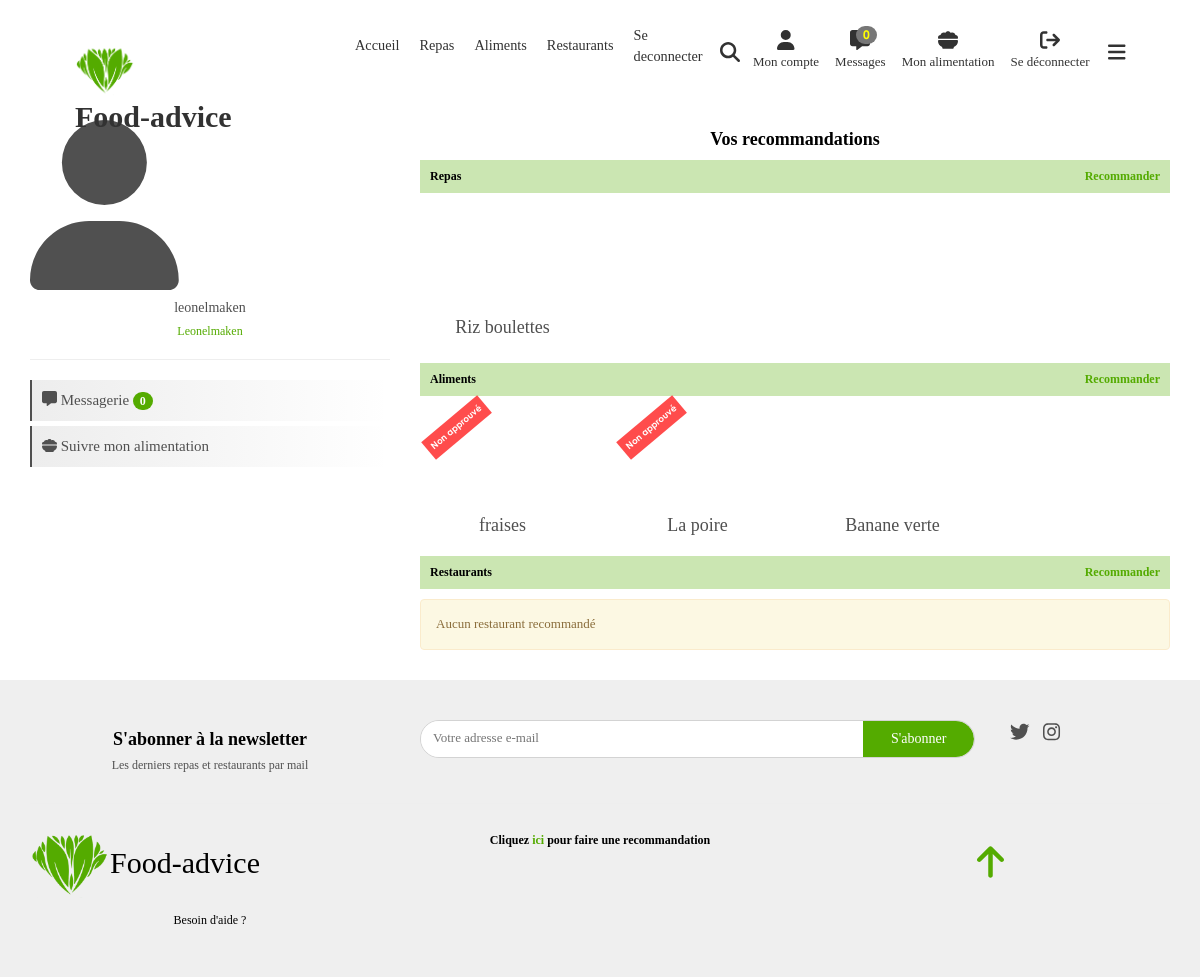
Screenshot of /mon-compte/ (signed in) with the database file from the repository.
### app/models.py (models this page shows, shortened)
class Contributeur(models.Model):
    nom = models.CharField(max_length=50, verbose_name="Nom complet")
    nomUtilisateur = models.CharField(max_length=30, verbose_name="Nom d'utilisateur", unique=True)
    motDePasse = models.CharField(max_length=255, verbose_name="Mot de passe")
    email = models.CharField(max_length=255, null=True, blank=True, verbose_name="Adresse email")
    professionnelSante = models.BooleanField(default=False, verbose_name="Professionnel de la santé")
    """
        Retourne les contributeurs professionels
    """
    """
        Nombre total de messages non lus par le contributeur, toutes les conversations confonfues
    """

class Evaluable(Commentable):
    class Meta:
        abstract = True

class Repas(Evaluable):
    image = models.FileField(upload_to="static/images/repas/", validators=[FileExtensionValidator(allowed_extensions=IMAGE_EXTENSIONS)])
    momentJournee = models.IntegerField(choices=MOMENTS_JOURNEE, null=True, blank = True, verbose_name="Moment de la journée", help_text="Moment habituel de consommation de ce repas")
    origine = models.ForeignKey(OrigineRepas, models.CASCADE, null=True)

class Commentable(models.Model):
    class Meta:
        abstract = True
    nom = models.CharField(max_length=50, unique=True)
    description = models.TextField(null=True, blank=True)
    image = models.FileField()
    approuve = models.BooleanField(default=False)
    contributeur = models.ForeignKey(Contributeur, models.CASCADE, null=True, blank=True)
    dateCreation = models.DateTimeField(auto_now=True)
    dateDerniereModification = models.DateTimeField(auto_now_add=True)

class Aliment(Commentable):
    uniteComptage = models.CharField(max_length=30, verbose_name="Unité de comptage", null=True, blank=True, help_text="Comment on compte l'aliment (ex:doigt pour une banane)")
    masseUnite = models.FloatField(verbose_name="Masse unité (g)", help_text="La masse en grammes d'un élément (ex: 120 pour la banage)")
    image = models.FileField(upload_to="static/images/aliments/", validators=[FileExtensionValidator(allowed_extensions=IMAGE_EXTENSIONS)])
    tauxProteines = models.FloatField(default=0, verbose_name="Taux de proteines", help_text="Taux de proteines dans 100g")
    tauxLipides = models.FloatField(default=0, verbose_name="Taux de lipides", help_text="Taux de lipides dans 100g")
    tauxGlucides = models.FloatField(default=0, verbose_name="Taux de glucides", help_text="Taux de glucides dans 100g")
    mineraux = models.CharField(max_length=255, null=True, blank=True, verbose_name="Mineraux", help_text="Motif : mineral1, minearl2, ...")
    vitamines = models.CharField(max_length=255, null=True, blank=True, verbose_name="Vitamines", help_text="Motif : vitamine1, vitamine2, ...")
    detailApports = models.TextField(null=True, blank=True, verbose_name="Détail des apports", help_text="Vertus de l'aliment")
    detailRisques = models.TextField(null=True, blank=True, verbose_name="Détail des risques", help_text="Problèmes liés à une consommation non suivie")
    type = models.ForeignKey(TypeAliment, models.CASCADE, verbose_name="Type")
    def calories(self):
        return round(((((self.tauxGlucides + self.tauxProteines) * 4) + (self.tauxLipides * 9)) * (self.masseUnite / 100)), 2)

### app/views_account.py (the view)
# urls.py: path("", views_account.myaccount, name="myaccount"), #Page de gestion du compte utilisateur
def myaccount(request):
    return render(request, template_name="account/user-account.html", context={
			"user" : getUser(request.session)
    })

### app/custom_tags_filters.py (called while the page is built)
@register.simple_tag
def css(filePath):
    return mark_safe('<link rel="stylesheet" type="text/css" href="'+settings.STATIC_URL+filePath+'"/>')

@register.simple_tag
def js(filePath):
    return mark_safe('<script type="text/javascript" src="'+settings.STATIC_URL+filePath+'"></script>')

### app/user_session.py (called while the page is built)
def isUserConnected(session):
    return session.__contains__("user_id")

def getUser(session):
    if isUserConnected(session):
        try:
            return Contributeur.objects.get(id=session["user_id"])
        except Contributeur.DoesNotExist:
            disconnectUser(session)
            return None
    else:
        return None

### context_processors.py (called while the page is built)
def globals(request):
    return {
        'appUser':getUser(request.session)
    }

### templates/account/user-account.html (shortened to what this page needs)
{% extends 'base.html' %}
{% block styles %}
    {% css "css/user-account.css" %}
{% endblock %}
{% block body %}
    <div class="container">
    <div class="row">
        <div class="col-12 col-md-4">
            <span id="user-icon-span" class="d-flex justify-content-center">
                <i class="fas fa-user" id="user-icon"></i>
            </span>
            <div class=" text-center mt-3">
                <h5 id="user-name">{{ user.nom }}</h5>
                <h6 class="text-primary">{{ user.nomUtilisateur }}</h6>
            </div>
            {% if appUser == user %}
                <hr>
                <nav id="menu">
                    <a id="show-messages-btn" onclick="openMessagesBox()"><i class="fas fa-message"></i> Messagerie <span class="badge bg-primary">0</span></a>
                    <a id="show-alimentation-tracking-btn" onclick="openAlimentationTrackingBox()"><i class="fas fa-bowl-food"></i> Suivre mon alimentation</a>
                </nav>
            {% endif %}
        </div>
        <div class="col-12 col-md-8 mt-3 mt-md-0">
            <h4 class="title text-center text-md-start mb-3 mb-md-1">{% if appUser == user %}Vos recommandations{% else %}Recommandations{% endif %}</h4>
            <div class="recommandations" data-aos="fade-in-up">
                <h6 class="title">
                    Repas
                    {% if appUser == user %}
                        <a href="{% url "recommend-food" %}">Recommander</a>
                    {% endif %}
                </h6>
                {% if user.repas_set.count > 0 %}
                    <div class="row">
                        {% for repas in user.repas_set.all %}
                            {% if appUser == user or repas.approuve == True %}
                                {% include "macros/_food-little-presentation.html" with repas=repas %}
                            {% endif %}
                        {% endfor %}
                    </div>
                {% else %}
                    <div class="alert alert-warning">
                        Aucun repas recommandé
                    </div>
                {% endif %}
            </div>
            <div class="recommandations" data-aos="fade-in-up">
                <h6 class="title">
                    Aliments
                    {% if appUser == user  %}
                        <a href="{% url "recommend-aliment" %}">Recommander</a>
                    {% endif %}
                </h6>
                {% if user.aliment_set.count > 0 %}
                    <div class="row">
                        {% for aliment in user.aliment_set.all %}
                            {% if appUser == user or aliment.approuve == True %}
                                {% include "macros/_presentation-aliments.html" with aliment=aliment %}
                            {% endif %}
                        {% endfor %}
                    </div>
                {% else %}
                    <div class="alert alert-warning">
                        Aucun aliment recommandé
                    </div>
                {% endif %}
            </div>
            <div class="recommandations" data-aos="fade-in-up">
                <h6 class="title">
                    Restaurants
                    {% if appUser == user %}
                        <a href="{% url "recommend-restaurant" %}">Recommander</a>
                    {% endif %}
                </h6>
                {% if user.restaurant_set > 0 %}
                    <div class="row">
                        {% for restaurant in user.restaurant_set.all %}
                            {% if appUser == user and restaurant.approuve %}
                                {% include "macros/_food-little-presentation.php" with restaurant=restaurant %}
                            {% endif %}
                        {% endfor %}
                    </div>
                {% else %}
                    <div class="alert alert-warning">
                        Aucun restaurant recommandé
                    </div>
                {% endif %}
            </div>
        </div>
    </div>
</div>
{% endblock %}

### templates/macros/_food-little-presentation.html (shortened to what this page needs)
<a href="{% url 'show-food' repas.id %}" class="col-4 col-md-3 food food-little-presentation text-center" data-aos="zoom-in">
    <div class="image-div">
    </div>
    <h4 class="food-title">{{ repas.nom }}</h4>
</a>

### templates/macros/_presentation-aliments.html (shortened to what this page needs)
<a href="{% url "show-aliment" aliment.id %}" class="col-4 col-md-3 aliment aliment-little-presentation text-center" data-aos="zoom-in">
    {% if aliment.approuve != True %}
        <span class="badge-non-approuve">Non approuvé</span>
    {% endif %}
    <div class="image-div">
    </div>
    <h4 class="aliment-title">{{ aliment.nom }}</h4>
</a>

### static/css/main.css (style rules this page uses)
a { text-decoration: none; color: inherit; cursor: pointer; }
.text-primary { color: #54ab00 !important; }
.bg-primary { background-color: #54ab00 !important; }
body { font-size: 13px; color: #505050; margin: 0; padding: 0; overflow-x: hidden; width: 100% !important; font-family: "century gothic"; }
.title { font-family: "mayeka"; font-weight: bold; color: black; }
.badge-non-approuve { position: absolute; top: 10px; left: 15px; transform: rotate(-40deg); background: rgba(255, 0, 0, 0.7); font-family: "century gothic Bold"; color: white; padding: 5px; display: block; font-size: 9px; z-index: 2; }
.food-little-presentation { margin: 5px 0; position: relative; }
.food-little-presentation .image-div { overflow: hidden; height: 100px; display: flex; justify-content: center; align-items: center; }
.food-little-presentation .food-title { font-size: 18px; }
.aliment-little-presentation { position: relative; text-align: center; }
.aliment-little-presentation .image-div { height: 100px; overflow: hidden; display: flex; justify-content: center; align-content: center; flex-wrap: wrap; }
.aliment-little-presentation .aliment-title { font-size: 18px; }

### static/css/user-account.css (style rules this page uses)
#user-icon { font-size: 170px; }
#menu a { display: block; padding: 10px; border-left: 2px solid #505050; background: linear-gradient(90deg, rgba(80, 80, 80, 0.1), transparent); margin-top: 5px; font-size: 15px; }
.recommandations .title { font-family: "century gothic" !important; background: rgba(84, 171, 0, 0.3); padding: 10px; position: relative; transition: all .3s ease; }
.recommandations .title::before { position: absolute; bottom: -4px; left: 0; content: ''; width: 0; height: 2px; background: #54ab00; transition: all .3s ease; }
.recommandations .title a { float: right; color: #54ab00; }

### rows the page displays
Contributeur: nom "leonelmaken", nomUtilisateur "Leonelmaken"
Repas: nom "Riz boulettes"
Aliment: approuve "Non approuvé", nom "fraises"
Aliment: approuve "Non approuvé", nom "La poire"
Aliment: nom "Banane verte"
